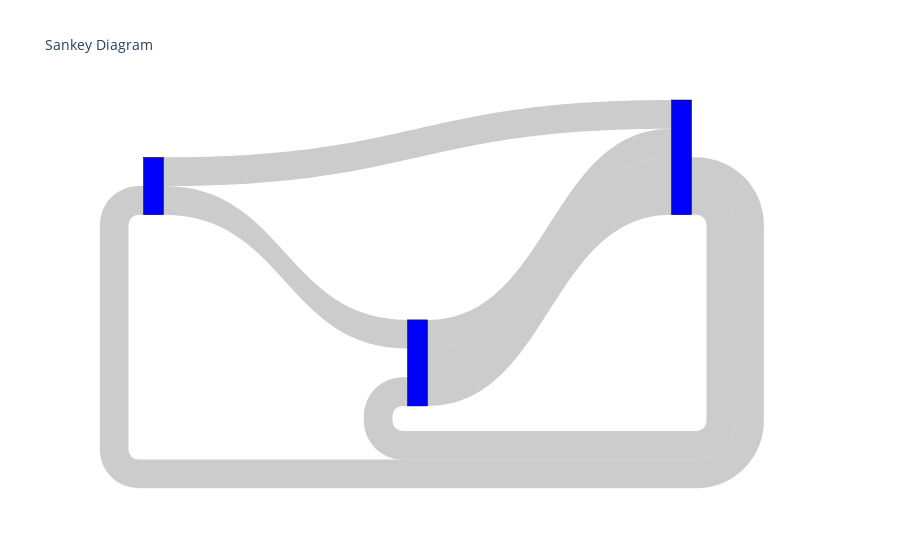

The notebook cell this image was saved under:
### Code cell
fig.update_layout(title_text = "Sankey Diagram", font_size = 10)
fig.show()

### Figure 1 — Plotly figure (JSON) as saved in the notebook; plotly's stock layout.template omitted (floating-point values rounded to 4 significant figures)
{"data": [{"link": {"source": [0, 0, 1, 1, 2, 2], "target": [2, 1, 2, 2, 0, 1], "value": [1, 1, 1, 2, 1, 1]}, "node": {"color": "blue", "line": {"color": "black", "width": 0.5}, "pad": 15, "thickness": 20}, "type": "sankey"}], "layout": {"font": {"size": 10}, "title": {"text": "Sankey Diagram"}}}
